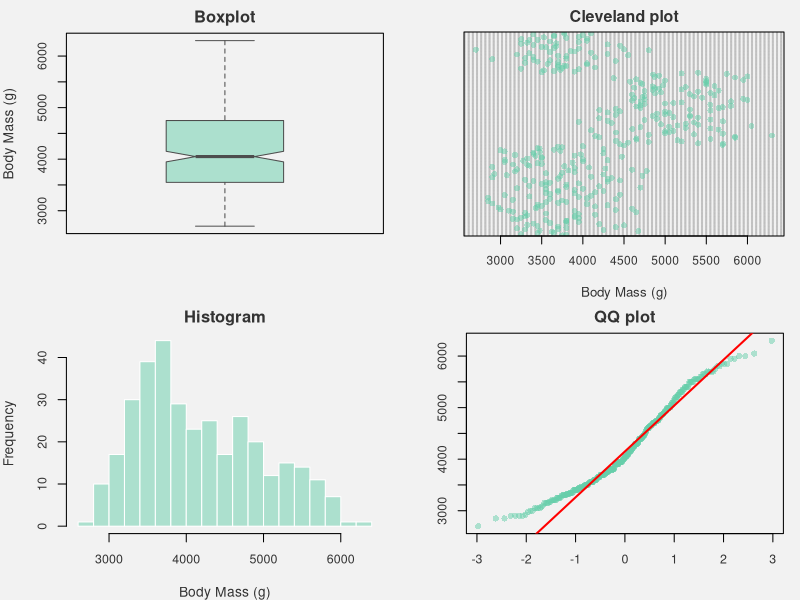
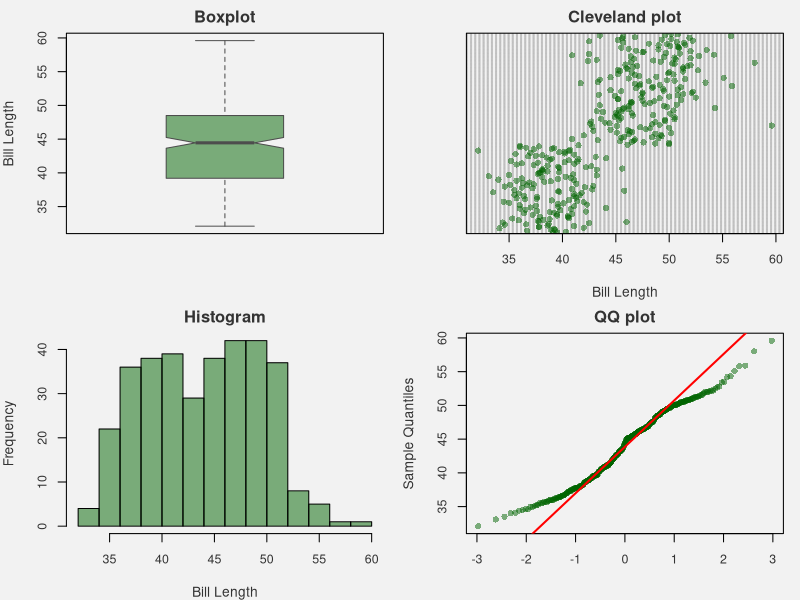
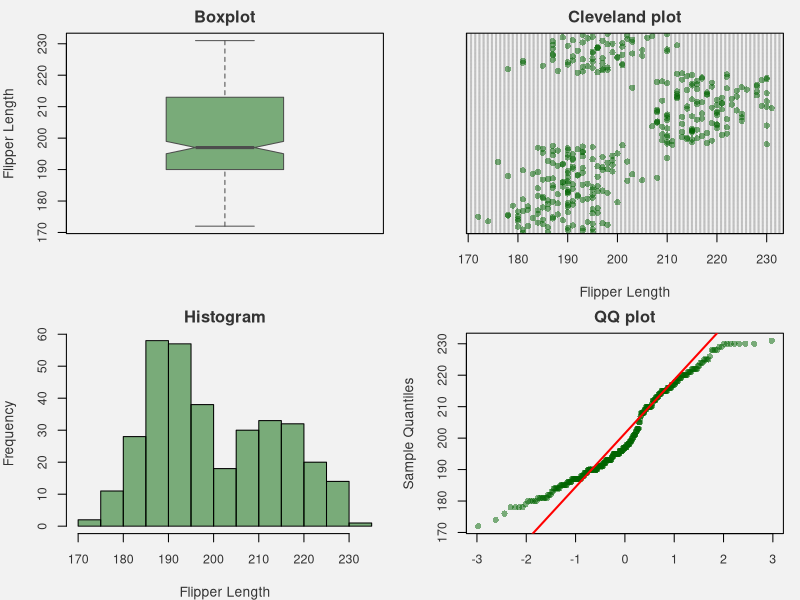
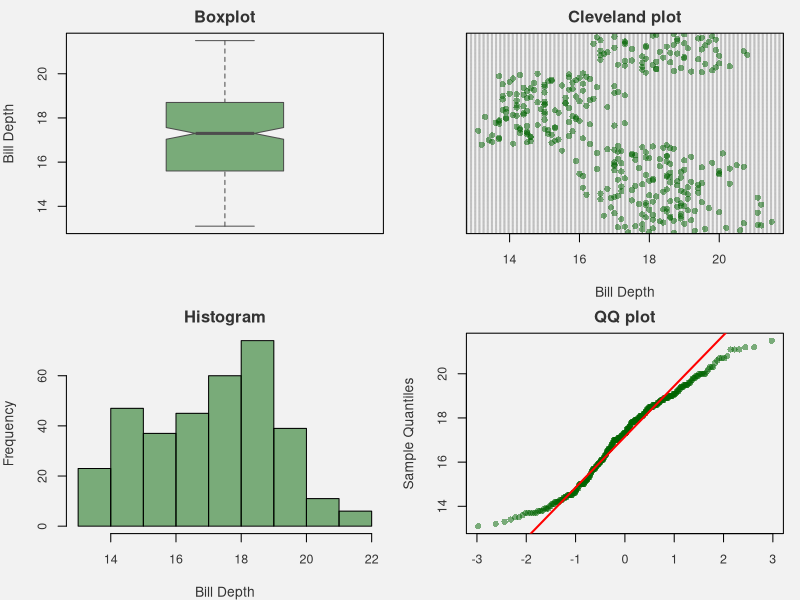
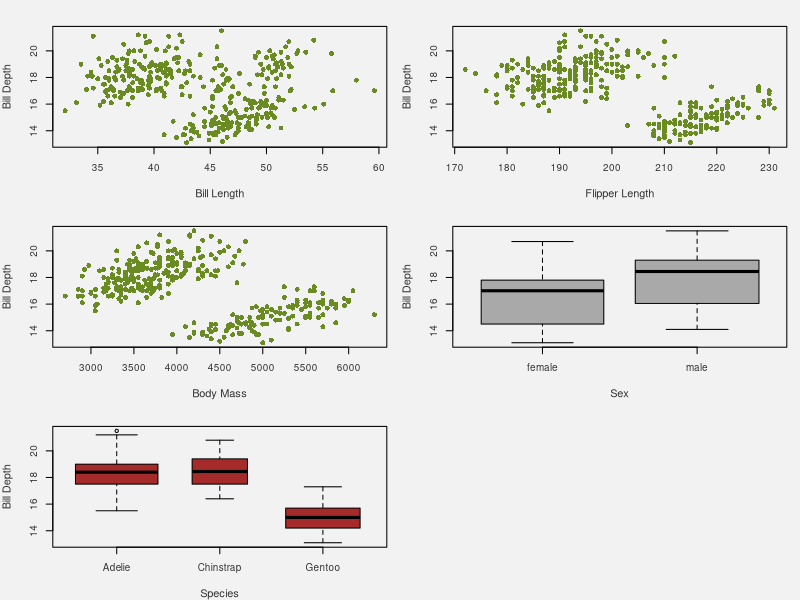
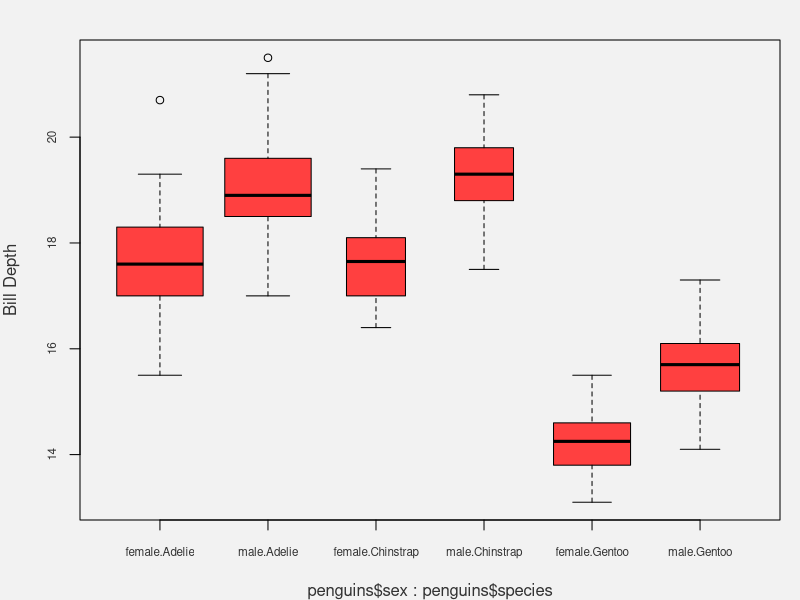
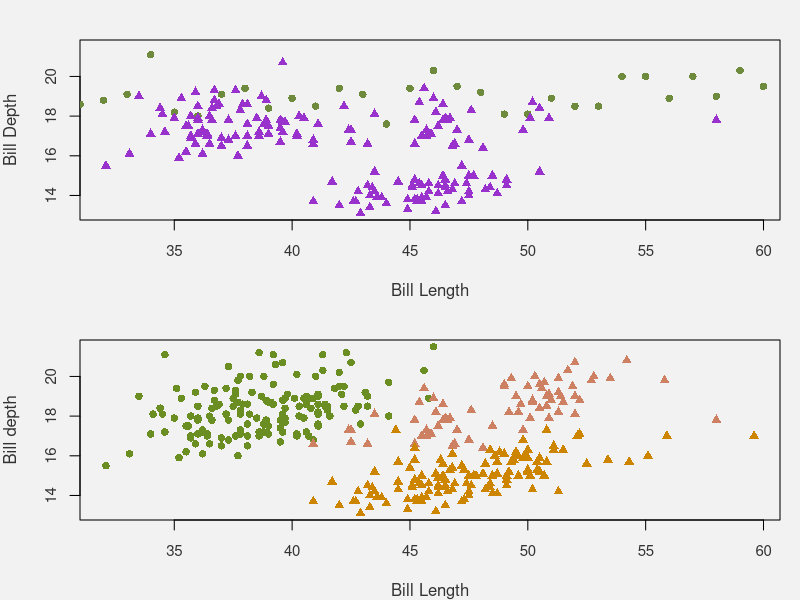
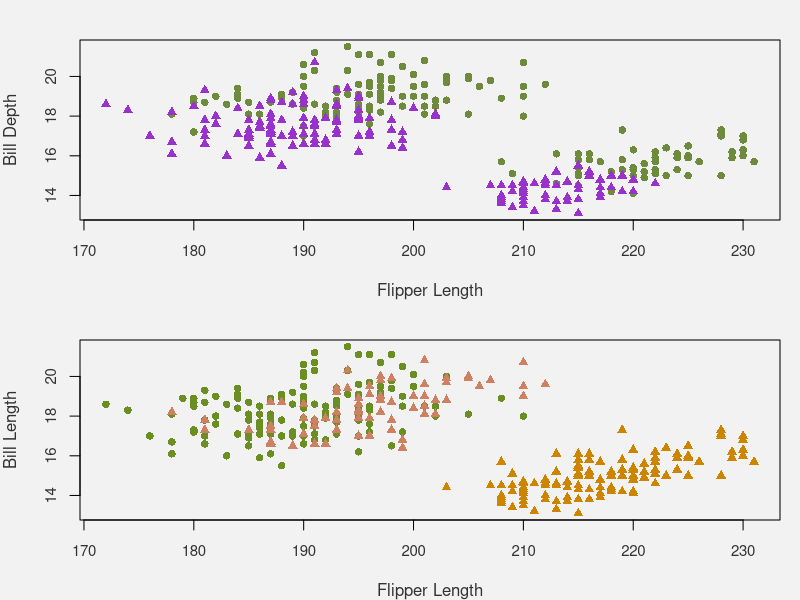

These charts were generated, in order, by the following R code:
## ---- chunk 1
# Data importation 
library(palmerpenguins) 
data("penguins") 

# Change categorical variables as factor
penguins$sex<-as.factor(penguins$sex) 
penguins$species<-as.factor(penguins$species) 
penguins$island<-as.factor(penguins$island) 
str(penguins)
## ---- chunk 2
# Check for presence of missing values 
colSums(is.na(penguins))
## ---- chunk 3
#Don't show the code 
par(mfrow=c(2,2),      
    mar=c(4,4,2,1),           
    bg="gray95",              
    col.axis="gray20",      
    col.lab="gray20",     
    col.main="gray20",     
    cex.axis=0.9,      
    cex.lab=1) 
col_transp <- adjustcolor("aquamarine3", alpha.f=0.5) 
# Boxplot 
boxplot(penguins$body_mass_g,         
        col=col_transp, border="gray30",         
        ylab='Body Mass (g)',         
        main = 'Boxplot',         
        notch=TRUE) 
# Cleveland plot 
dotchart(penguins$body_mass_g,          
         pch=16, col=col_transp,          
         xlab='Body Mass (g)',          
         main = 'Cleveland plot',          
         cex=0.8) 
# Histogram 
hist(penguins$body_mass_g,      
     col=col_transp, 
     border="white",      
     xlab="Body Mass (g)",      
     main = 'Histogram',      
     breaks=20)
# Quantile-Quantile plot 
qqnorm(penguins$body_mass_g, pch=16, col=col_transp, xlab='', ylab='',main="QQ plot") 
qqline(penguins$body_mass_g, col='red', lwd=2)
## ---- chunk 4
#Don't show the code 
par(mfrow=c(2,2),      
    mar=c(4,4,2,1),           
    bg="gray95",              
    col.axis="gray20",      
    col.lab="gray20",      
    col.main="gray20",      
    cex.axis=0.9,      
    cex.lab=1) 
col_transp <- adjustcolor("darkgreen", alpha.f=0.5)  

# Bill lenght  
# Boxplot 
boxplot(penguins$bill_length_mm,         
        col=col_transp, border="gray30",         
        ylab='Bill Length',         
        main = 'Boxplot',         
        notch=TRUE) 
# Cleveland plot 
dotchart(penguins$bill_length_mm,          
         pch=16,          
         col=col_transp,          
         xlab='Bill Length',          
         main = 'Cleveland plot') 
# Histogram 
hist(penguins$bill_length_mm,      
     col=col_transp,      
     xlab="Bill Length",      
     main="Histogram") 
# Quantile-Quantile plot 
qqnorm(penguins$bill_length_mm,        
       pch=16,col=col_transp,xlab='',         
       main = 'QQ plot') 
qqline(penguins$bill_length_mm,col='red',lwd=2)  

# Flipper lenght  
# Boxplot 
boxplot(penguins$flipper_length_mm,         
        col=col_transp, border="gray30",         
        ylab='Flipper Length',         
        main = 'Boxplot',         
        notch=TRUE) 
# Cleveland plot 
dotchart(penguins$flipper_length_mm,          
         pch=16,          
         col=col_transp,          
         xlab='Flipper Length',          
         main = 'Cleveland plot') 
# Histogram 
hist(penguins$flipper_length_mm,      
     col=col_transp,      
     xlab="Flipper Length",      
     main="Histogram") 
# Quantile-Quantile plot 
qqnorm(penguins$flipper_length_mm,        
       pch=16,        
       col=col_transp,xlab='',        
       main = 'QQ plot') 
qqline(penguins$flipper_length_mm,col='red',lwd=2)  

# Bill depth 
# Boxplot 
boxplot(penguins$bill_depth_mm,         
        col=col_transp, border="gray30",         
        ylab='Bill Depth',         
        main = 'Boxplot',         
        notch=TRUE) 
# Cleveland plot 
dotchart(penguins$bill_depth_mm,          
         pch=16,          
         col=col_transp,          
         xlab='Bill Depth',          
         main = 'Cleveland plot') 
# Histogram 
hist(penguins$bill_depth_mm,      
     col=col_transp,     
     xlab="Bill Depth",      
     main="Histogram") 
# Quantile-Quantile plot 
qqnorm(penguins$bill_depth_mm,        
       pch=16,        
       col=col_transp,xlab='',        
       main = 'QQ plot') 
qqline(penguins$bill_depth_mm,col='red',lwd=2)
## ---- chunk 5
summary(penguins$species) 
summary(penguins$island) 
summary(penguins$sex)
## ---- chunk 6
par(mfrow=c(3,2)) 
# Bill Length 
plot(penguins$bill_depth_mm~penguins$bill_length_mm,pch=16,col='olivedrab4',xlab='Bill Length',ylab='Bill Depth') 
# Flipper Length 
plot(penguins$bill_depth_mm~penguins$flipper_length_mm,pch=16,col='olivedrab4',xlab='Flipper Length',ylab='Bill Depth') 
# Body Mass 
plot(penguins$bill_depth_mm~penguins$body_mass_g,pch=16,col='olivedrab4',xlab='Body Mass',ylab='Bill Depth') 
# Sex 
boxplot(penguins$bill_depth_mm~penguins$sex, varwidth = TRUE, ylab = "Bill Depth", xlab = "Sex", col='darkgrey', main = "") 
# Species 
boxplot(penguins$bill_depth_mm~penguins$species, varwidth = TRUE, ylab = "Bill Depth", xlab = "Species", col='brown', main = "") 
## ---- chunk 7
table(penguins$species, penguins$sex) 
table(penguins$species, penguins$island)
## ---- chunk 8
par(mfrow=c(1,1)) 
boxplot(penguins$bill_depth_mm~penguins$sex*penguins$species, varwidth = TRUE, ylab = "Bill Depth", col='brown1', main = "",cex.axis=0.7)
## ---- chunk 9
par(mfrow=c(2,1)) 
# Interactions between Bill Length & Sex 
plot(penguins$bill_depth_mm~penguins$bill_length_mm,type='n',ylab = "Bill Depth",xlab="Bill Length") 
points(penguins$bill_depth_mm[penguins$sex=="male"]~penguins$bill_depth_mm[penguins$sex=="male"],pch=16,col='darkolivegreen4') 
points(penguins$bill_depth_mm[penguins$sex=="female"]~penguins$bill_length_mm[penguins$sex=="female"],pch=17,col='darkorchid')  

# Interactions between Bill Length & Species 
plot(penguins$bill_depth_mm~penguins$bill_length_mm,type='n',ylab = "Bill depth",xlab="Bill Length") 
points(penguins$bill_depth_mm[penguins$species=="Adelie"]~penguins$bill_length_mm[penguins$species=="Adelie"],pch=16,col='olivedrab') 
points(penguins$bill_depth_mm[penguins$species=="Chinstrap"]~penguins$bill_length_mm[penguins$species=="Chinstrap"],pch=17,col='lightsalmon3') 
points(penguins$bill_depth_mm[penguins$species=="Gentoo"]~penguins$bill_length_mm[penguins$species=="Gentoo"],pch=17,col='orange3')

par(mfrow=c(2,1)) 

# Interactions between Flipper Length & Sex 
plot(penguins$bill_depth_mm~penguins$flipper_length_mm,type='n',ylab = "Bill Depth",xlab="Flipper Length") 
points(penguins$bill_depth_mm[penguins$sex =="male"]~penguins$flipper_length_mm[penguins$sex=="male"],pch=16,col='darkolivegreen4') 
points(penguins$bill_depth_mm[penguins$sex=="female"]~penguins$flipper_length_mm[penguins$sex=="female"],pch=17,col='darkorchid')  

# Interactions between Flipper Length & Species 
plot(penguins$bill_depth_mm~penguins$flipper_length_mm,type='n',ylab = "Bill Length",xlab="Flipper Length") 
points(penguins$bill_depth_mm[penguins$species=="Adelie"]~penguins$flipper_length_mm[penguins$species=="Adelie"],pch=16,col='olivedrab') 
points(penguins$bill_depth_mm[penguins$species=="Chinstrap"]~penguins$flipper_length_mm[penguins$species=="Chinstrap"],pch=17,col='lightsalmon3') 
points(penguins$bill_depth_mm[penguins$species=="Gentoo"]~penguins$flipper_length_mm[penguins$species=="Gentoo"],pch=17,col='orange3')

par(mfrow=c(2,1)) 

# Interactions between Body Mass & Sex 
plot(penguins$bill_depth_mm~penguins$body_mass_g,type='n',ylab = "Bill Depth",xlab="Body Mass")
points(penguins$bill_depth_mm[penguins$sex=="male"]~penguins$body_mass_g[penguins$sex=="male"],pch=16,col='darkolivegreen4') 
points(penguins$bill_depth_mm[penguins$sex=="female"]~penguins$body_mass_g[penguins$sex=="female"],pch=17,col='darkorchid')  

# Interactions between Body Mass & Species 
plot(penguins$bill_depth_mm~penguins$body_mass_g,type='n',ylab = "Bill Length",xlab="Body Mass") 
points(penguins$bill_depth_mm[penguins$species=="Adelie"]~penguins$body_mass_g[penguins$species=="Adelie"],pch=16,col='olivedrab') 
points(penguins$bill_depth_mm[penguins$species=="Chinstrap"]~penguins$body_mass_g[penguins$species=="Chinstrap"],pch=17,col='lightsalmon3') 
points(penguins$bill_depth_mm[penguins$species=="Gentoo"]~penguins$body_mass_g[penguins$species=="Gentoo"],pch=17,col='orange3')
